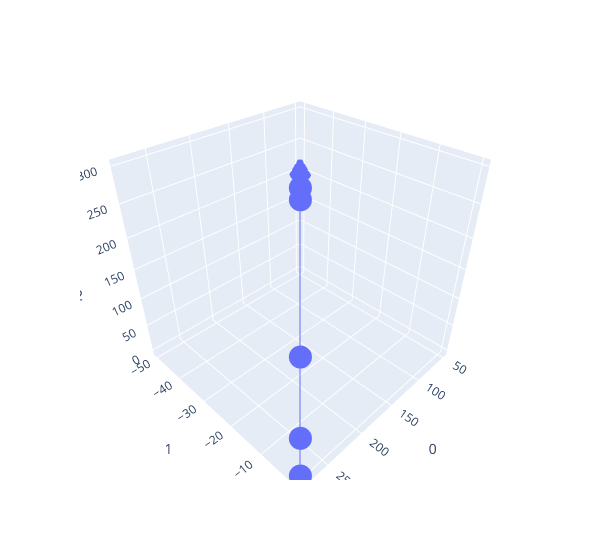

This figure's notebook cell:
### Code cell
points_whatever = {'base': array([280.,   0.,   0.]), 'shoulder': array([280. ,   0. ,  71.5]), 'elbow': array([ 2.79869577e+02, -2.83528680e-02,  1.96499929e+02]), 'wrist_tilt': array([210.10642028, -15.19425646, 299.10644589]), 'wrist_rotate': array([159.98449576, -26.09032701, 267.97658355]), 'grip': array([ 49.71626182, -50.06168221, 199.49088641])}
df_whatever = pd.DataFrame(points_whatever).T
px.line_3d(df_whatever, x=0, y=1, z=2, hover_name=df_whatever.index, markers=True, width=600)

### Figure 1 — Plotly figure (JSON) as saved in the notebook; plotly's stock layout.template omitted (floating-point values rounded to 4 significant figures)
{"data": [{"hovertemplate": "<b>%{hovertext}</b><br><br>0=%{x}<br>1=%{y}<br>2=%{z}<extra></extra>", "hovertext": ["base", "shoulder", "elbow", "wrist_tilt", "wrist_rotate", "grip"], "legendgroup": "", "line": {"color": "#636efa", "dash": "solid"}, "marker": {"symbol": "circle"}, "mode": "markers+lines", "name": "", "scene": "scene", "showlegend": false, "type": "scatter3d", "x": [280, 280, 279.9, 210.1, 160.0, 49.72], "y": [0, 0, -0.02835, -15.19, -26.09, -50.06], "z": [0, 71.5, 196.5, 299.1, 268.0, 199.5]}], "layout": {"legend": {"tracegroupgap": 0}, "margin": {"t": 60}, "scene": {"domain": {"x": [0, 1], "y": [0, 1]}, "xaxis": {"title": {"text": "0"}}, "yaxis": {"title": {"text": "1"}}, "zaxis": {"title": {"text": "2"}}}, "width": 600}}
